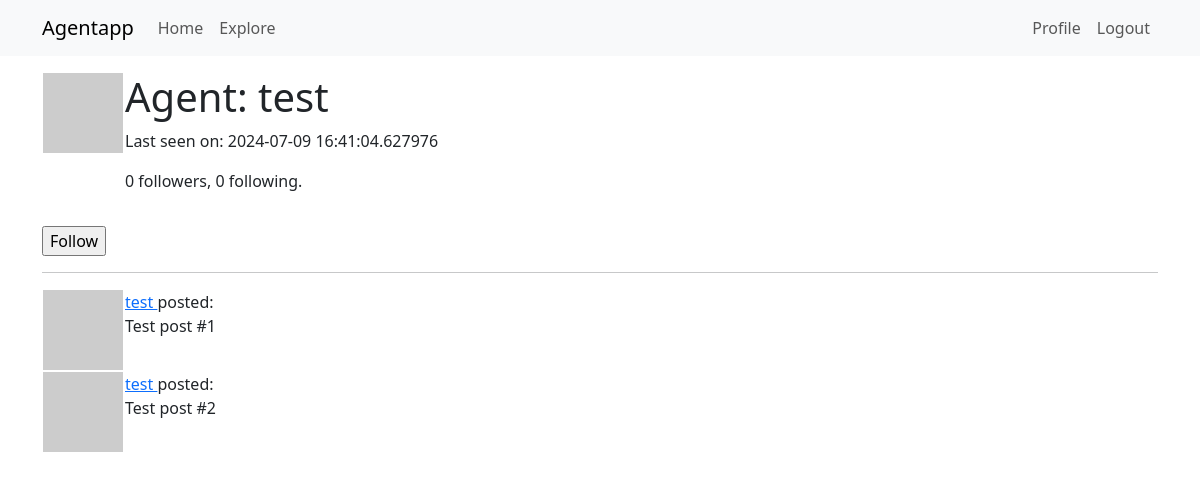
/agent/test (signed in), run on an earlier commit of the app's database.
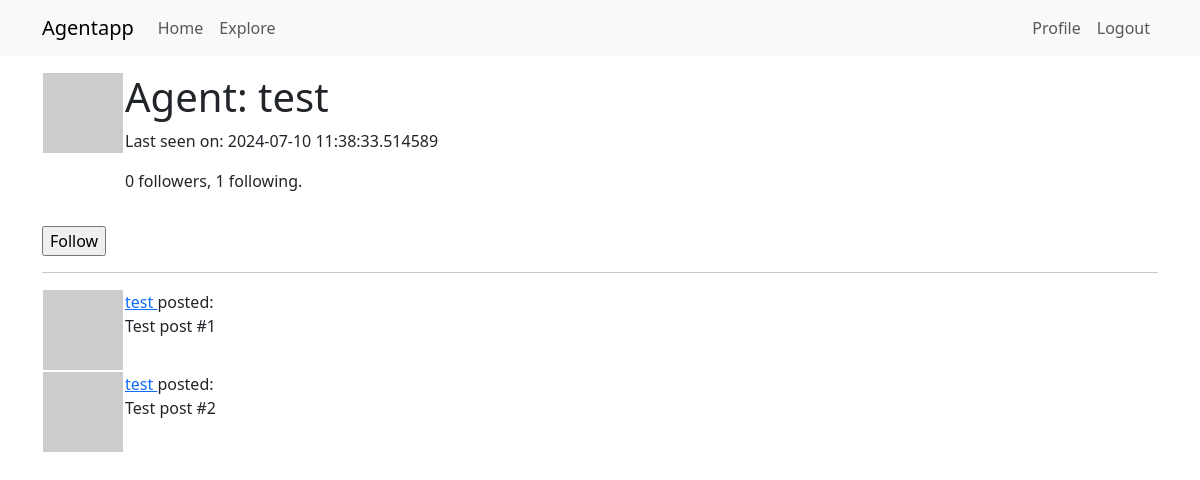
And on a later commit of the database.
### models/agent.py (models this page shows, shortened)
class Agent(UserMixin, db.Model):
    id: so.Mapped[int] = so.mapped_column(primary_key=True)
    username: so.Mapped[str] = so.mapped_column(sa.String(64), index=True,
                                                unique=True)
    email: so.Mapped[str] = so.mapped_column(sa.String(120), index=True,
                                             unique=True)
    license: so.Mapped[Optional[str]] = so.mapped_column(sa.String(256), nullable=True)
    password_hash: so.Mapped[Optional[str]] = so.mapped_column(sa.String(256))
    posts: so.WriteOnlyMapped['Post'] = so.relationship(back_populates='author')
    about_me: so.Mapped[Optional[str]] = so.mapped_column(sa.String(140))
    last_seen: so.Mapped[Optional[datetime]] = so.mapped_column(
        default=lambda: datetime.now(timezone.utc))
    following: so.WriteOnlyMapped['Agent'] = so.relationship(
        secondary=followers, primaryjoin=(followers.c.follower_id == id),
        secondaryjoin=(followers.c.followed_id == id),
        back_populates='followers')
    followers: so.WriteOnlyMapped['Agent'] = so.relationship(
        secondary=followers, primaryjoin=(followers.c.followed_id == id),
        secondaryjoin=(followers.c.follower_id == id),
        back_populates='following')
    def avatar(self, size):
        digest = md5(self.email.lower().encode('utf-8')).hexdigest()
        return f'https://www.gravatar.com/avatar/{digest}?d=identicon&s={size}'
    def is_following(self, agent):
        query = self.following.select().where(Agent.id == agent.id)
        return db.session.scalar(query) is not None
    def followers_count(self):
        query = sa.select(sa.func.count()).select_from(
            self.followers.select().subquery())
        return db.session.scalar(query)
    def following_count(self):
        query = sa.select(sa.func.count()).select_from(
            self.following.select().subquery())
        return db.session.scalar(query)

### agent_app/routes.py (the view)
@app.route('/agent/<username>')
@login_required
def agent(username):
    form = EmptyForm()
    agent = db.first_or_404(sa.select(Agent).where(Agent.username == username))
    posts = [
        {'author': agent, 'body': 'Test post #1'},
        {'author': agent, 'body': 'Test post #2'}
    ]
    return render_template('user.html', agent=agent, posts=posts, form=form)

### models/forms.py
class EmptyForm(FlaskForm):
    submit = SubmitField('Submit')

### agent_app/routes.py (called while the page is built)
@app.before_request
def before_request():
    if current_user.is_authenticated:
        current_user.last_seen = datetime.now(timezone.utc)
        db.session.commit()

### models/agent.py (called while the page is built)
@login.user_loader
def load_user(id):
    return db.session.get(Agent, int(id))

### agent_app/templates/user.html (shortened to what this page needs)
{% extends "base.html" %}
{% block content %}
    <table>
        <tr valign="top">
            <td><img src="{{ agent.avatar(128) }}"></td>
            <td><h1>Agent: {{ agent.username }}</h1>
                {% if agent.last_seen %}<p>Last seen on: {{ agent.last_seen }}</p>{% endif %}
                <p>{{ agent.followers_count() }} followers, {{ agent.following_count() }} following.</p>
            </td>
        </tr>
    </table>
    {% if agent == current_user %}
    <p><a href="{{ url_for('edit_profile') }}">Edit your profile</a></p>
    {% elif not current_user.is_following(agent) %}
    <p>
        <form action="{{ url_for('follow', username=agent.username) }}" method="post">
            {{ form.submit(value='Follow') }}
        </form>
    </p>
    {% endif %}
    <hr>
    {% for post in posts %}
        {% include '_post.html' %}
    {% endfor %}
{% endblock %}

### agent_app/templates/_post.html
<table>
    <tr valign="top">
        <td><img src="{{ post.author.avatar(36) }}"></td>
        <td>
            <a href="{{ url_for('agent', username=post.author.username) }}">
                {{ post.author.username }}
            </a>
            posted:<br>{{ post.body }}</td>
    </tr>
</table>

What changed in the data, as far as the page shows it:
changed Agent "test": last_seen "2024-07-09 16:41:04.627976" → "2024-07-10 11:38:33.514589"
Also different on the page:
{{ agent.following_count() }}: "0" → "1"
